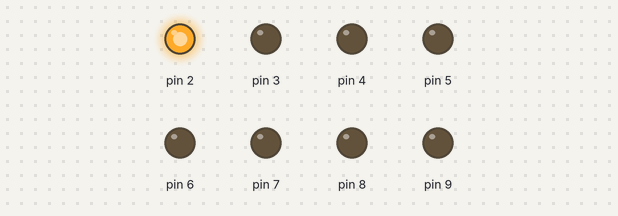
A sketch run on a simulated Arduino Uno, built with avr-gcc and run on an emulated ATmega328P. Parts: output pins drawn as LEDs (lit = HIGH).

Above: at 0.05 s.
At 0.45 s:
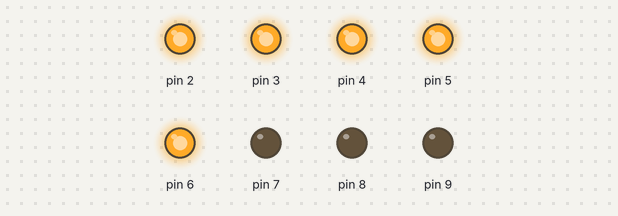
At 0.85 s:
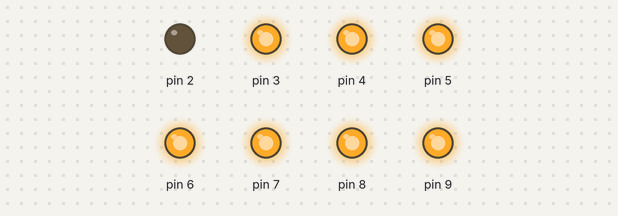
At 1.75 s:
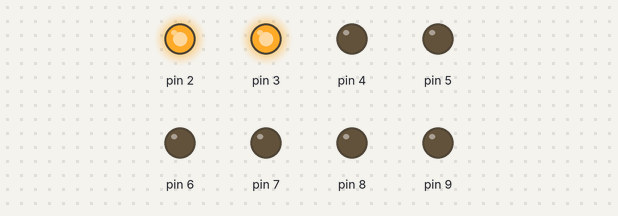
At 2.65 s:
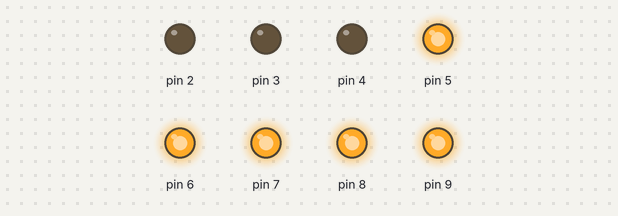
At 3.55 s:
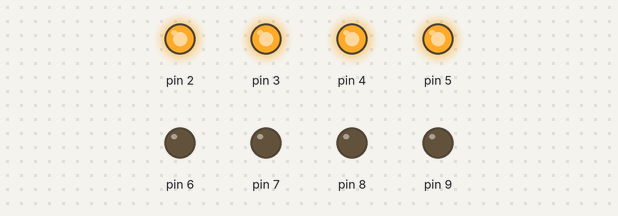
Timing chart, 0 to 3.9 s (numbered marks = the images above):
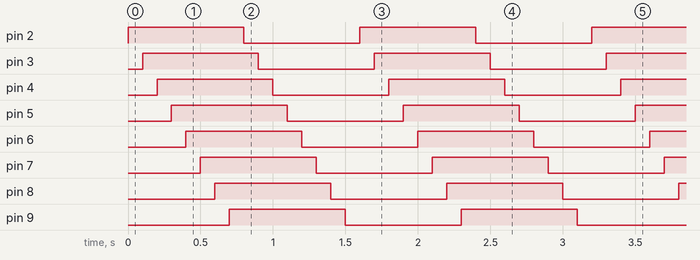

Measured:
- by itself, pin 2–9: alternates HIGH for 0.80 s and LOW for 0.80 s
- by itself, everything shown: repeats every 1.6 s, in 16 steps

The sketch:

led_no_shift.ino
```cpp
void setup() {
  // put your setup code here, to run once:
  for (int i = 2; i < 10; i++)
    pinMode(i, OUTPUT);
}

void loop() {
  // put your main code here, to run repeatedly:
  for (int i = 2; i < 10; i++)
  {
    digitalWrite(i, HIGH);
    delay(100);
  }
  for (int i = 2; i < 10; i++)
  {
    digitalWrite(i, LOW);
    delay(100);
  }
}
```
